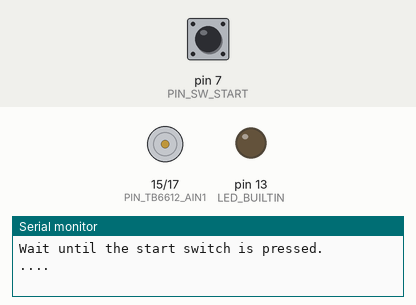
A sketch run on a simulated Arduino Uno, built with avr-gcc and run on an emulated ATmega328P. Parts: motor-driver pin pairs drawn as motors (green arrow = first pin HIGH = forward, orange = second pin HIGH = backward, longer = more drive, scaled by the enable pin), output pins drawn as LEDs (lit = HIGH), the last lines printed to the serial monitor. Inputs (shaded band) come from the test bench; at power-on: pin 7 (PIN_SW_START) HIGH.

Above: at 0.1 s.
1.1 s: pin 7 (PIN_SW_START) pulled LOW for 0.15 s
At 2.0 s:
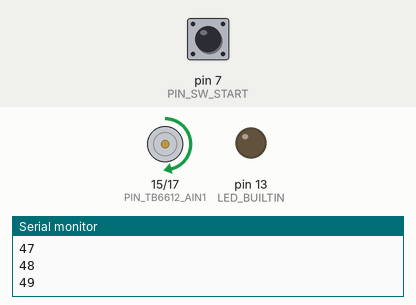
At 3.5 s:
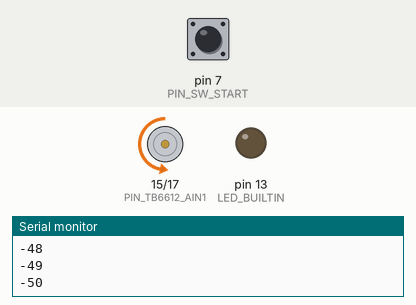
Timing chart, 0 to 10.1 s (numbered marks = the images above; inputs shaded):
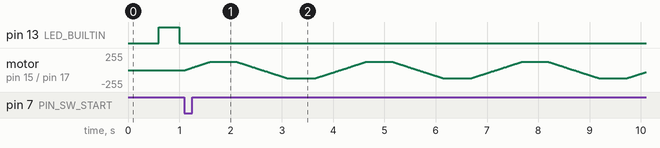

The sketch:

test_tb6612_3rd.ino
```cpp
// ダ・ヴィンチ32U 拡張基板
// https://github.com/ohguma/davinci_board
//
// モーターテスト 第３弾 前後進
// 2023-04-08 ohguma
//
// ■マイコン情報
// ストロベリーリナックス
// ダ・ヴィンチ32U with Arduino Bootloader
// https://strawberry-linux.com/catalog/items?code=25001
//
// ■ピン設定
// ・スタートスイッチはD7に接続されONでGNDに繋がる。
// ・D7はINPUT_PULLUPモードで使用する。
const int PIN_SW_START = 7;
//
// ・モータードライバ TOSHIBA TB6612FNG
// Davinci             TB6612FNG
// ━━━━━━┓      ┏━━━━━┓
// D15 (23ピン)┠───┨AIN1   A01┠─ MT1 -
// D17 (22ピン)┠───┨AIN2   A02┠─ MT1 +
// D5  (12ピン)┠───┨PWMA      ┃
// D16 (24ピン)┠───┨BIN1   B01┠─ MT2 +
// D14 (25ピン)┠───┨BIN2   B02┠─ MT2 -
// D11 (29ピン)┠───┨PWMB      ┃
//
// IN1  IN2  PWM  動作
// ---- ---- ---- -----------------
// LOW  LOW  HIGH 停止
// HIGH LOW  数値 時計回り
// LOW  HIGH 数値 半時計回り
// HIGH HIGH 任意 ショートブレーキ（モーター端子を短絡した状態）
//   ※数値は0～255で指定する(255指定時が100%)。analogWrite()を使う。
//
// TB6612FNG Hookup Guide
// https://learn.sparkfun.com/tutorials/TB6612fng-hookup-guide/all
//
// MOTOR1
const int PIN_TB6612_AIN1 = 15;
const int PIN_TB6612_AIN2 = 17;
const int PIN_TB6612_PWMA = 5;

void setup() {
  Serial.begin(9600);
  // オンボードLED 出力設定（LED_BUILTINは定義済定数。値は13）
  pinMode(LED_BUILTIN, OUTPUT);
  // スタートスイッチ プルアップ入力設定
  pinMode(PIN_SW_START, INPUT_PULLUP);
  // MOTOR1
  pinMode(PIN_TB6612_AIN1, OUTPUT);
  pinMode(PIN_TB6612_AIN2, OUTPUT);
  pinMode(PIN_TB6612_PWMA, OUTPUT);

  // スタートスイッチが押されるまで、オンボードLEDを点滅する。
  unsigned long tm = 0;
  // スタートスイッチが押されるとINPUT_PULLUPモードの
  // digitalRead()はLOWになり、whileを終了する。
  Serial.println("Wait until the start switch is pressed.");
  while (digitalRead(PIN_SW_START) == HIGH) {
    // tmは500ミリ秒ごとに0,1,2,3,…となる。
    tm = millis() / 500;
    // 500ミリ秒ごとにLEDをON/OFFする。
    if (tm % 2 == 1) {
      // tmを2で割った余りが1の時、LED：ON
      digitalWrite(LED_BUILTIN, HIGH);
      Serial.print("o");
    } else {
      // tmを2で割った余りが0の時、LED：OFF
      digitalWrite(LED_BUILTIN, LOW);
      Serial.print(".");
    }
    //少し待つ。
    delay(100);
  }
  // オンボードLEDが点灯状態のままループしないよう消しておく。
  digitalWrite(LED_BUILTIN, LOW);
  Serial.print("Start loop.");
}

void loop() {
  // 最大スピード設定の絶対値（％指定）
  int max_speed = 50;
  // スピード設定（-100％～100％で指定、＋は正転、－は逆転）
  int speed = 0;
  // PWM値(0～255)
  int pwm = 0;

  // MOTOR1 前進 加速
  for (speed = 0; speed < max_speed; speed++) {
    digitalWrite(PIN_TB6612_AIN1, HIGH);
    digitalWrite(PIN_TB6612_AIN2, LOW);
    pwm = map(constrain(speed, 0, 100), 0, 100, 0, 255);
    analogWrite(PIN_TB6612_PWMA, pwm);
    Serial.println(speed);
    delay(10);
  }
  // 前進で最大スピード維持
  delay(500);
  for (speed = max_speed - 1; speed >= -max_speed; speed--) {
    // MOTOR1
    if (speed >= 0) {
      // 前進 減速
      digitalWrite(PIN_TB6612_AIN1, HIGH);
      digitalWrite(PIN_TB6612_AIN2, LOW);
    } else {
      // 後進 加速
      digitalWrite(PIN_TB6612_AIN1, LOW);
      digitalWrite(PIN_TB6612_AIN2, HIGH);
    }
    pwm = map(constrain(abs(speed), 0, 100), 0, 100, 0, 255);
    analogWrite(PIN_TB6612_PWMA, pwm);
    Serial.println(speed);
    delay(10);
  }
  // 後進で最大スピード維持
  delay(500);
  // MOTOR 後進 減速
  for (speed = -max_speed; speed < 0; speed++) {
    digitalWrite(PIN_TB6612_AIN1, LOW);
    digitalWrite(PIN_TB6612_AIN2, HIGH);
    pwm = map(constrain(abs(speed), 0, 100), 0, 100, 0, 255);
    analogWrite(PIN_TB6612_PWMA, pwm);
    Serial.println(speed);
    delay(10);
  }
}


//  ■課題
//  (1) シリアルモニタを見ながら、スケッチを実行する。
//  (2) MOTOR1とMOTOR2を同時に同様に動かす。
//  (3) ditiralWrite()とanalogWrite()している箇所を関数化する。
//      関数はupdate_motor
//      関数の戻り値はなし（関数定義の行頭はvoid）
//      引数は整数型(int)が2つ。
//      1番目はモーター番号の指定（1 or 2)
//      2番目はスピード(％指定 -100～100%）
//      スピードが100%(or -100%)の際にanalogWriteで255を指定する。
//      スピードが＋の場合は正転、－の場合は逆転させる。
//  (4) 加減速しているfor文の行は変更せずに、上記関数で同じ動作をさせる。
//
```
